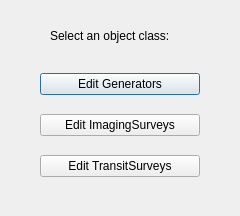
<?xml version="1.0" encoding="UTF-8"?>
<ui version="4.0">
 <class>startDialog</class>
 <widget class="QDialog" name="startDialog">
  <property name="geometry">
   <rect>
    <x>0</x>
    <y>0</y>
    <width>240</width>
    <height>216</height>
   </rect>
  </property>
  <property name="windowTitle">
   <string>Bioverse Object Editor</string>
  </property>
  <widget class="QWidget" name="verticalLayoutWidget">
   <property name="geometry">
    <rect>
     <x>40</x>
     <y>60</y>
     <width>160</width>
     <height>131</height>
    </rect>
   </property>
   <layout class="QVBoxLayout" name="verticalLayout">
    <item>
     <widget class="QPushButton" name="generatorButton">
      <property name="text">
       <string>Edit Generators</string>
      </property>
     </widget>
    </item>
    <item>
     <widget class="QPushButton" name="imagingButton">
      <property name="text">
       <string>Edit ImagingSurveys</string>
      </property>
     </widget>
    </item>
    <item>
     <widget class="QPushButton" name="transitButton">
      <property name="text">
       <string>Edit TransitSurveys</string>
      </property>
     </widget>
    </item>
   </layout>
  </widget>
  <widget class="QLabel" name="label">
   <property name="geometry">
    <rect>
     <x>50</x>
     <y>20</y>
     <width>161</width>
     <height>31</height>
    </rect>
   </property>
   <property name="text">
    <string>Select an object class:</string>
   </property>
  </widget>
 </widget>
 <resources/>
 <connections>
  <connection>
   <sender>generatorButton</sender>
   <signal>clicked()</signal>
   <receiver>startDialog</receiver>
   <slot>open_generatorWindow()</slot>
   <hints>
    <hint type="sourcelabel">
     <x>119</x>
     <y>80</y>
    </hint>
    <hint type="destinationlabel">
     <x>119</x>
     <y>84</y>
    </hint>
   </hints>
  </connection>
  <connection>
   <sender>imagingButton</sender>
   <signal>clicked()</signal>
   <receiver>startDialog</receiver>
   <slot>open_imagingWindow()</slot>
   <hints>
    <hint type="sourcelabel">
     <x>119</x>
     <y>124</y>
    </hint>
    <hint type="destinationlabel">
     <x>119</x>
     <y>107</y>
    </hint>
   </hints>
  </connection>
  <connection>
   <sender>transitButton</sender>
   <signal>clicked()</signal>
   <receiver>startDialog</receiver>
   <slot>open_transitWindow()</slot>
   <hints>
    <hint type="sourcelabel">
     <x>119</x>
     <y>165</y>
    </hint>
    <hint type="destinationlabel">
     <x>119</x>
     <y>107</y>
    </hint>
   </hints>
  </connection>
 </connections>
 <slots>
  <slot>open_generatorWindow()</slot>
  <slot>open_imagingWindow()</slot>
  <slot>open_transitWindow()</slot>
 </slots>
</ui>
